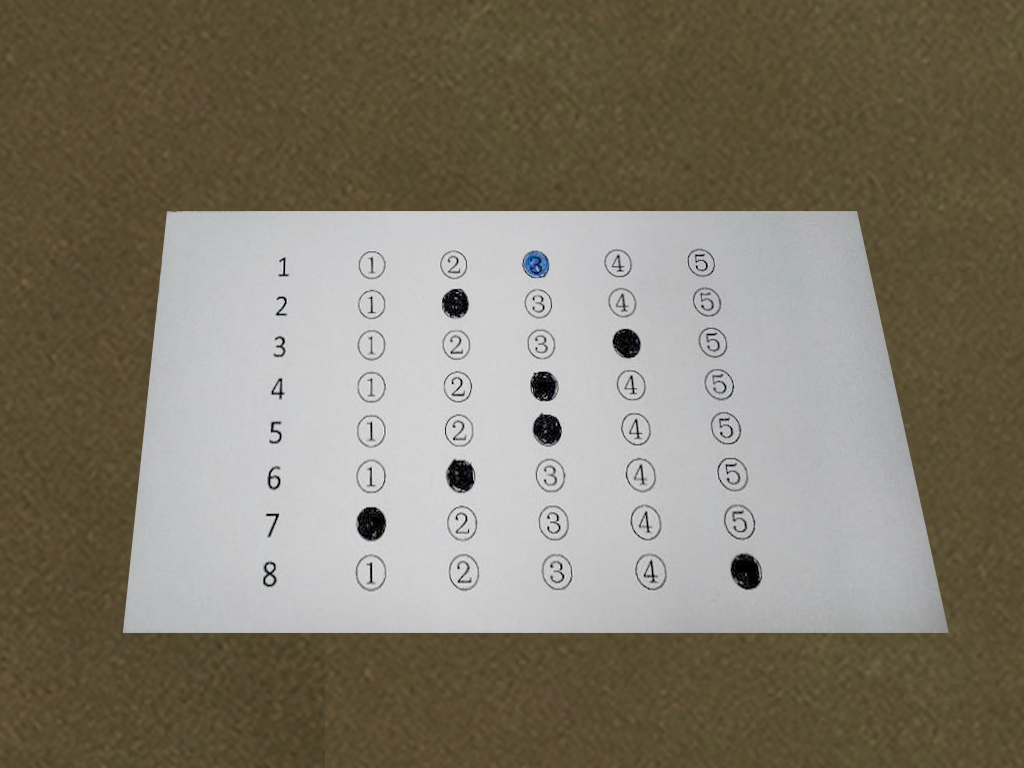
#> input picture omr_test_02.png, 1024 x 768 px, given in place of est1.jpg, which was not available
$ python process_img.py
#> lines starting #> are read from the running program, lines starting #| are printed output that depends on the picture; after the words box and inside, x2 and y2 are one past the last pixel; in counts of white or black regions, pixels touching at a corner belong together; pictures that were not available may be replaced by others from this repository, and a replacement may not be noted
import imutils
import numpy as np
import cv2
from math import ceil
from model import CNN_Model
from collections import defaultdict


def get_x(s):
    return s[1][0]


def get_y(s):
    return s[1][1]


def get_h(s):
    return s[1][3]


def get_x_ver1(s):
    s = cv2.boundingRect(s)
    return s[0] * s[1]


def crop_image(img):
    # convert image from BGR to GRAY to apply canny edge detection algorithm
    gray_img = cv2.cvtColor(img, cv2.COLOR_BGR2GRAY)

    # remove noise by blur image
    blurred = cv2.GaussianBlur(gray_img, (5, 5), 0)

    # apply canny edge detection algorithm
    img_canny = cv2.Canny(blurred, 100, 200)

    # find contours
    cnts = cv2.findContours(img_canny.copy(), cv2.RETR_TREE, cv2.CHAIN_APPROX_SIMPLE)
    cnts = imutils.grab_contours(cnts)

    ans_blocks = []
    x_old, y_old, w_old, h_old = 0, 0, 0, 0

    # ensure that at least one contour was found
    if len(cnts) > 0:
        # sort the contours according to their size in descending order
        cnts = sorted(cnts, key=get_x_ver1)

        # loop over the sorted contours
        for i, c in enumerate(cnts):
            x_curr, y_curr, w_curr, h_curr = cv2.boundingRect(c)

            if w_curr * h_curr > 100000:
                # check overlap contours
                check_xy_min = x_curr * y_curr - x_old * y_old
                check_xy_max = (x_curr + w_curr) * (y_curr + h_curr) - (x_old + w_old) * (y_old + h_old)

                # if list answer box is empty
                if len(ans_blocks) == 0:
                    ans_blocks.append(
                        (gray_img[y_curr:y_curr + h_curr, x_curr:x_curr + w_curr], [x_curr, y_curr, w_curr, h_curr]))
                    # update coordinates (x, y) and (height, width) of added contours
                    x_old = x_curr
                    y_old = y_curr
                    w_old = w_curr
                    h_old = h_curr
                elif check_xy_min > 20000 and check_xy_max > 20000:
                    ans_blocks.append(
                        (gray_img[y_curr:y_curr + h_curr, x_curr:x_curr + w_curr], [x_curr, y_curr, w_curr, h_curr]))
                    # update coordinates (x, y) and (height, width) of added contours
                    x_old = x_curr
                    y_old = y_curr
                    w_old = w_curr
                    h_old = h_curr

        # sort ans_blocks according to x coordinate
        sorted_ans_blocks = sorted(ans_blocks, key=get_x)
        return sorted_ans_blocks


def process_ans_blocks(ans_blocks):
    """
        this function process 2 block answer box and return a list answer has len of 200 bubble choices
        :param ans_blocks: a list which include 2 element, each element has the format of [image, [x, y, w, h]]
    """
    list_answers = []

    # Loop over each block ans in
    for ans_block in ans_blocks:
        ans_block_img = np.array(ans_block[0])
        offset1 = ceil(ans_block_img.shape[0] / 6)
        # Loop over each box in answer block
        for i in range(6):
            box_img = np.array(ans_block_img[i * offset1:(i + 1) * offset1, :])
            height_box = box_img.shape[0]

            box_img = box_img[14:height_box - 14, :]
            offset2 = ceil(box_img.shape[0] / 5)

            # loop over each line in a box
            for j in range(5):
                list_answers.append(box_img[j * offset2:(j + 1) * offset2, :])

    return list_answers


def process_list_ans(list_answers):
    list_choices = []
    offset = 44
    start = 32

    for answer_img in list_answers:
        for i in range(4):
            bubble_choice = answer_img[:, start + i * offset:start + (i + 1) * offset]
            bubble_choice = cv2.threshold(bubble_choice, 0, 255, cv2.THRESH_BINARY_INV | cv2.THRESH_OTSU)[1]

            bubble_choice = cv2.resize(bubble_choice, (28, 28), cv2.INTER_AREA)
            bubble_choice = bubble_choice.reshape((28, 28, 1))
            list_choices.append(bubble_choice)

    if len(list_choices) != 480:
        raise ValueError("Length of list_choices must be 480")
    return list_choices


def map_answer(idx):
    if idx % 4 == 0:
        answer_circle = "A"
    elif idx % 4 == 1:
        answer_circle = "B"
    elif idx % 4 == 2:
        answer_circle = "C"
    else:
        answer_circle = "D"
    return answer_circle


def get_answers(list_answers):
    results = defaultdict(list)
    model = CNN_Model('weight.h5').build_model(rt=True)
    list_answers = np.array(list_answers)
    scores = model.predict_on_batch(list_answers / 255.0)
    for idx, score in enumerate(scores):
        question = idx // 4

        # score [unchoiced_cf, choiced_cf]
        if score[1] > 0.9:  # choiced confidence score > 0.9
            chosed_answer = map_answer(idx)
            results[question + 1].append(chosed_answer)

    return results


if __name__ == '__main__':
    # img = cv2.imread('output/output_0.jpg')
    img = cv2.imread('est1.jpg')
#> img is the input picture: shape (768, 1024, 3); mean B, G, R 107.7, 122.5, 129
    list_ans_boxes = crop_image(img)
#> in crop_image, `gray_img = cv2.cvtColor(img, cv2.COLOR_BGR2GRAY)`:
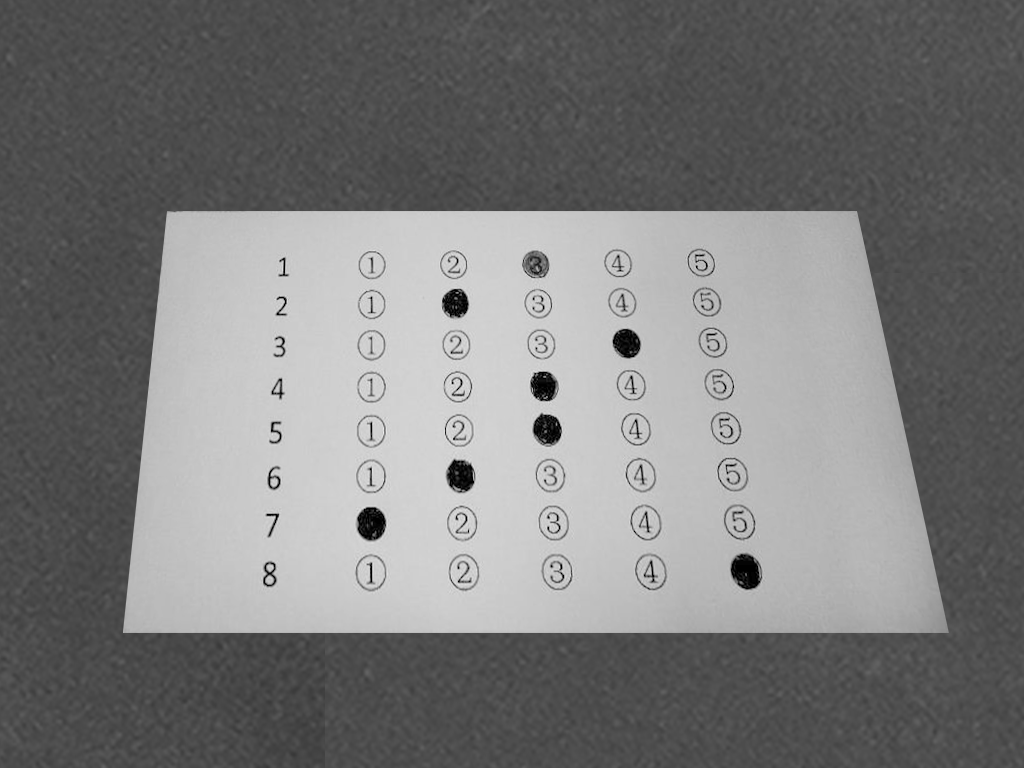
#> gray_img: shape (768, 1024); min 0, max 240, mean 122.7
#> in crop_image, `img_canny = cv2.Canny(blurred, 100, 200)`:
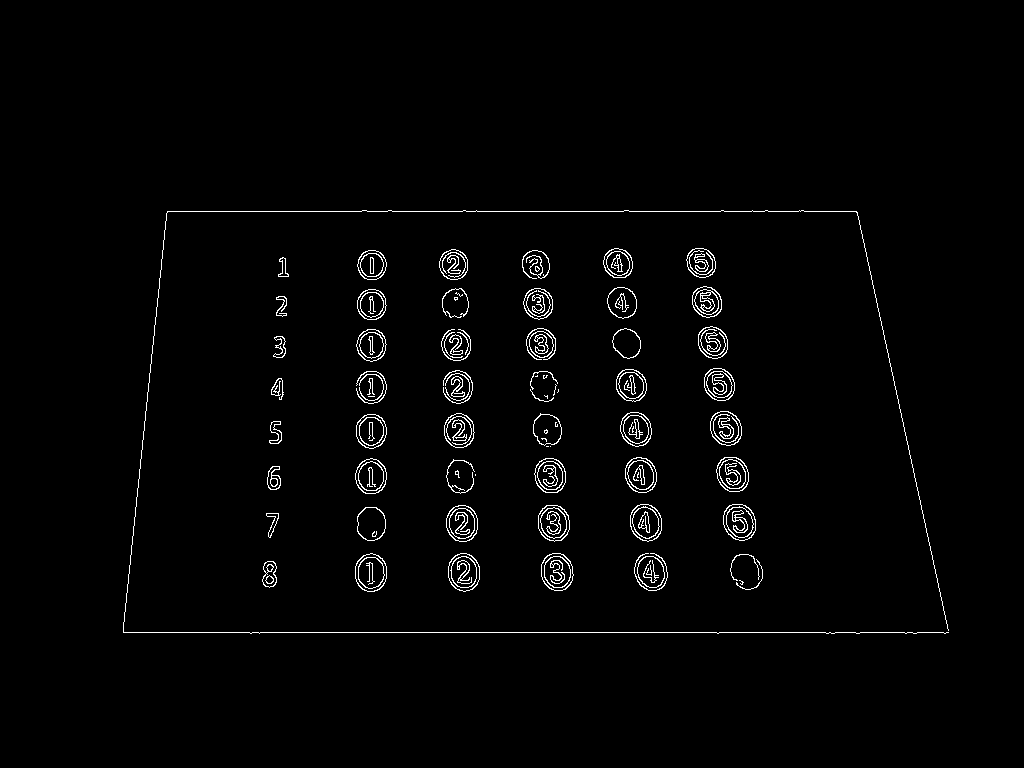
#> img_canny: shape (768, 1024); 1.8% white in thin lines or dots, all inside (x1, y1, x2, y2) = (123, 210, 949, 634)
#> in crop_image, `cnts = cv2.findContours(img_canny.copy(), cv2.RETR_TREE, cv2.CHAIN_APP..`: cnts = 237 contours, 57 with area under 20; largest, box (x1, y1, x2, y2) and area: (355, 553, 387, 592) 954, (541, 553, 574, 591) 952, (448, 553, 480, 592) 950, (723, 504, 756, 541) 932, (355, 553, 387, 592) 926
#> in get_x_ver1, `s = cv2.boundingRect(s)`: s = (739, 580, 5, 5)
#> the loop in crop_image, `for i, c in enumerate(cnts):` made 237 passes
#> (x_curr, y_curr, w_curr, h_curr, check_xy_min, check_xy_max, x_old, y_old) on pass 1: (123, 210, 826, 424, 25830, 601666, 123, 210)
#> (x_curr, y_curr, w_curr, h_curr) on passes 2 to 7: (278, 257, 11, 20), (278, 257, 11, 20), (276, 296, 11, 21), (357, 250, 30, 30), (357, 250, 30, 30), (360, 253, 24, 24)
#> after the loop in crop_image, `for i, c in enumerate(cnts):`: ans_blocks = 1 item
#> list_ans_boxes = 1 item
    list_ans = process_ans_blocks(list_ans_boxes)
#> the loop in process_ans_blocks, `for ans_block in ans_blocks:` made 1 pass
#> offset1 on pass 1: 71
#> pass 1, in process_ans_blocks, `ans_block_img = np.array(ans_block[0])`:
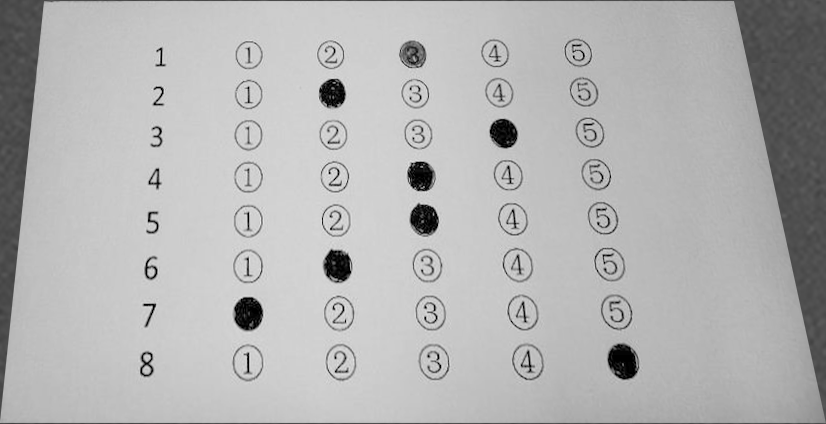
#> ans_block_img: shape (424, 826); min 0, max 240, mean 179.1
#> after the loop in process_ans_blocks, `for ans_block in ans_blocks:`: list_answers = 30 items
#> list_ans = 30 items
    list_ans = process_list_ans(list_ans)
#> the loop in process_list_ans, `for answer_img in list_answers:` made 30 passes
#> after the loop in process_list_ans, `for answer_img in list_answers:`: list_choices = 120 items
#> (the run stopped early here; a loop or call above may not have finished)
